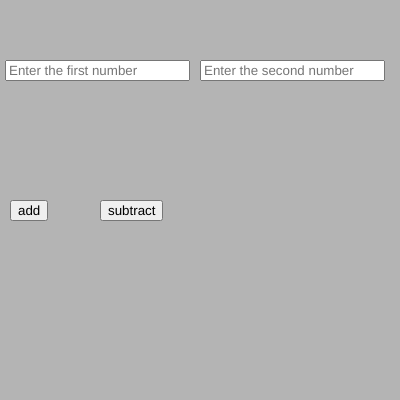
Frame 1 (no input)
Frame 60 (no input): identical to frame 1, image omitted
Frame 120 (the mouse pressed at the canvas centre since frame 60): identical to frame 1, image omitted

The p5.js sketch that drew this single still picture (run headless with seeded random() and noise() and a simulated clock; from frame 60 on, the mouse is pressed at the canvas centre):

// p5.js sketch
// ── sketch.js
var n1,n2 
var b1,b2
var v1,v2
function setup() {
  createCanvas(400, 400);
  n1 = createInput().attribute("placeholder","Enter the first number");
  n1.position(5,60)
  n2 = createInput().attribute("placeholder","Enter the second number")
  n2.position(200,60)
  b1 = createButton("add");
  b1.position(10,200)
  b1.mousePressed(add)
  b2 = createButton("subtract")
  b2.position(100,200)
  b2.mousePressed(subtract)
}

function draw() {
  background(180);
  v1 = parseInt(n1.value())
  v2 = parseInt(n2.value())
}
function add (){
  console.log (v1 + v2)
}
function subtract (){
  console.log (v1 - v2)
}
